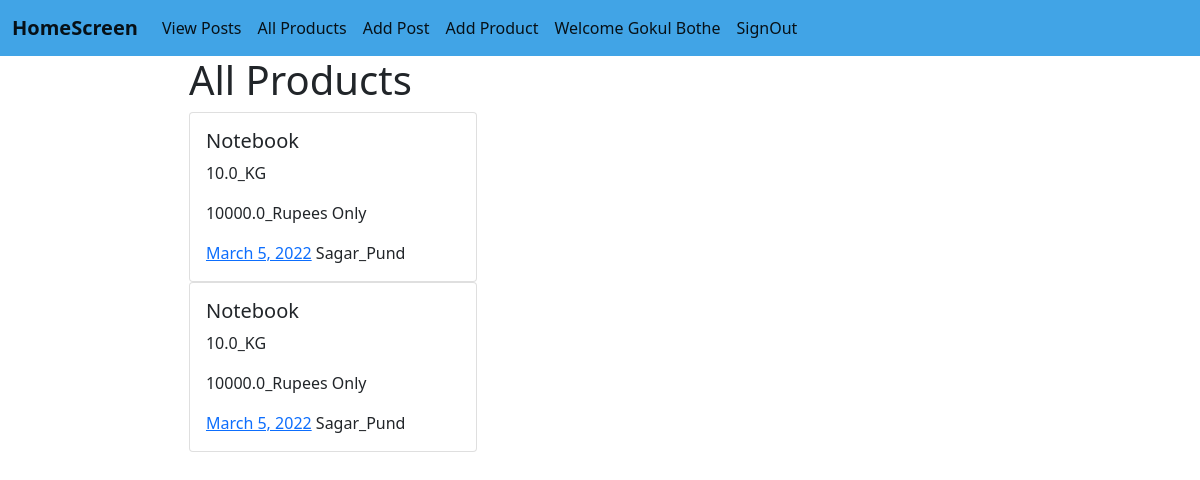
The page /product-list/ (signed in) on the database its author committed.
### Product/models.py (models this page shows, shortened)
class Product(models.Model):
    user=models.ForeignKey(User,on_delete=models.CASCADE)
    name = models.CharField(max_length=255,)
    weight=models.FloatField()
    price=models.FloatField()
    created_at=models.DateField(auto_now_add=True)
    updated_at=models.DateField(auto_now_add=True)

### Product/views.py (the view)
# urls.py: path('product-list/',ProductListView, name='product-list'),
def ProductListView(request):
    product_menu_list = Product.objects.all()
    return render(request, 'Product/ProductView.html', {'product_menu_list': product_menu_list})

### Product/templates/Product/ProductView.html (shortened to what this page needs)
{% extends 'User/base.html' %}
{% block content %}
<div style="margin-left: 5cm;">
    <h1 class="ml"> All Products </h1>
    {% for item in product_menu_list %}
    <div class="card" style="width: 18rem;">
        <div class="card-body">
          <h5 class="card-title">{{item.name}}</h5>
          <p class="card-text">{{item.weight}}_KG</p>
          <p class="card-text">{{item.price}}_Rupees Only</p>
          <a href="#" class="card-link">{{item.created_at}}</a>
          {{item.user.first_name}}_{{item.user.last_name}}
        </div>
      </div>
      {% endfor %}
    </div>
{% endblock %}

### User/templates/User/base.html (shortened to what this page needs)
<!doctype html>
<html lang="en">
    {% load static %}
  <head>
    <link href="https://cdn.jsdelivr.net/npm/bootstrap@5.1.3/dist/css/bootstrap.min.css" rel="stylesheet">
  </head>
  <body>
    <nav class="navbar navbar-expand-lg navbar-light  " style="background-color: rgb(65, 164, 230);">
        <div class="container-fluid">
          <a class="navbar-brand"  style="font-size:80; font-weight: bold;" href="{% url 'dashboard' %}">HomeScreen</a>
          <div class="collapse navbar-collapse" id="navbarNav">
            <ul class="navbar-nav">
                <li class="nav-item">
                    <a class="nav-link active" aria-current="page" href="{% url 'post-list' %}">View Posts</a>
                  </li>
              <li class="nav-item">
                <a class="nav-link active" aria-current="page" href="{% url 'product-list' %}">All Products</a>
              </li>
          {% if user.is_authenticated %}
          <li class="nav-item">
            <a class="nav-link active" aria-current="page" href="{% url 'add_post' %}">Add Post</a>
          </li>
          <li class="nav-item">
            <a class="nav-link active" aria-current="page" href="{% url 'add_product' %}">Add Product</a>
          </li>
          <li class="nav-item">
            <a class="nav-link active" aria-current="page" href="#">Welcome {{ user.first_name }} {{ user.last_name }}</a>
          </li>
          <li class="nav-item">
            <a class="nav-link active" aria-current="page" href="{% url 'logout' %}">SignOut</a>
          </li>
          {% endif %}
            </ul>
          </div>
        </div>
      </nav>
    {% block content %}
        {% endblock %}
  </body>
</html>

### rows shown on the page
Product: name "Notebook", weight "10.0", price "10000.0", created_at "March 5, 2022", user.first_name "Sagar", user.last_name "Pund"
Product: name "Notebook", weight "10.0", price "10000.0", created_at "March 5, 2022", user.first_name "Sagar", user.last_name "Pund"

### other values the page prints
{{ user.first_name }} "Gokul"
{{ user.last_name }} "Bothe"
